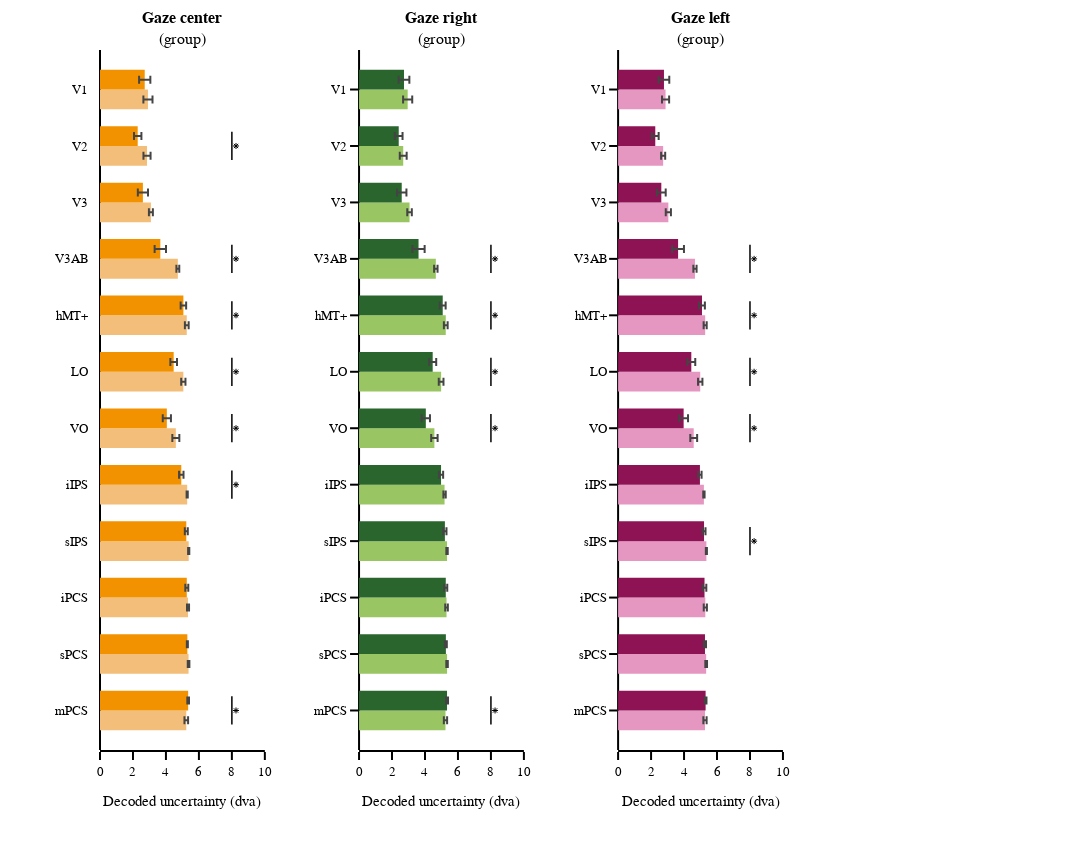

Notebook source saved alongside this figure:
### Code cell
# Subplot settings
rows, cols = 1, 4
row_heights, column_widths =  [1], [1,1,1,1]
sb_specs = [[{},{},{},{}]]
subplot_width, subplot_height = 300,700

fig_width, fig_height = 0, 0
for column_width in column_widths:fig_width += subplot_width*column_width
for row_height in row_heights: fig_height +=subplot_height*row_height
fig_width = fig_width + margin_l + margin_r
fig_height = fig_height + margin_t + margin_b

subplot_titles = ['<b>Gaze center</b><br>(group)'.format(subject),
                  '<b>Gaze right</b><br>(group)'.format(subject),
                  '<b>Gaze left</b><br>(group)'.format(subject)]

fig = make_subplots(rows=rows, cols=cols, specs=sb_specs, print_grid=False, vertical_spacing=0.04, horizontal_spacing=0.1,
                    column_widths=column_widths, row_heights=row_heights,  subplot_titles=subplot_titles)

# Draw figure
for gaze_task in gaze_tasks:
    if gaze_task == 'GazeCenter': 
        marker_colors, col = gc_colors, 1
    elif gaze_task == 'GazeLeft': 
        marker_colors, col = gl_colors, 2 
    elif gaze_task == 'GazeRight': 
        marker_colors, col = gr_colors, 3

    # get data
    df_stats.roi = pd.Categorical(df_stats.roi,categories=rois)
    x_af = df_stats_roi.loc[df_stats_roi.gaze_task==gaze_task].af_decoded_std_mean
    x_af_eb = df_stats_roi.loc[df_stats_roi.gaze_task==gaze_task].af_decoded_std_sem
    
    x_ab = df_stats_roi.loc[df_stats_roi.gaze_task==gaze_task].ab_decoded_std_mean
    x_ab_eb = df_stats_roi.loc[df_stats_roi.gaze_task==gaze_task].ab_decoded_std_sem
    
    # plot data
    fig.append_trace(go.Bar(y=y_rois, x=x_af, orientation='h', marker_color=marker_colors[1], 
                            hovertemplate=hover, showlegend=showlegend, 
                            legendgroup='attend-fix', name='<i>attend-fix<i>', 
                            error_x_type='data', error_x_symmetric=False, 
                            error_x_array=x_af_eb, error_x_arrayminus=x_af_eb),
                     row=1, col=col)
    
    fig.append_trace(go.Bar(y=y_rois, x=x_ab, orientation='h', marker_color=marker_colors[0], 
                            hovertemplate=hover, showlegend=showlegend, 
                            legendgroup='attend-bar', name='<i>attend-bar<i>',
                            error_x_type='data', error_x_symmetric=False, 
                            error_x_array=x_ab_eb, error_x_arrayminus=x_ab_eb),
                     row=1, col=col)
    
    # plot stats
#     p_flag = np.array(df_stats_roi.loc[df_stats_roi.gaze_task==gaze_task].ab_af_p_val_bilateral<0.05)
#     fig.append_trace(go.Scatter(x=np.max((x_af,x_ab),axis=0)[p_flag]+x_gap_line, y=y_rois[p_flag], marker_symbol='line-ns-open', 
#                                 showlegend=False, mode='markers', marker_color='black', hoverinfo='skip', marker_size= 15),row=1, col=col)

#     fig.append_trace(go.Scatter(x=np.max((x_af,x_ab),axis=0)[p_flag]+x_gap_asterisk, y=y_rois[p_flag], marker_symbol='asterisk-open',
#                                 showlegend=False, mode='markers', marker_color='black', hoverinfo='skip', marker_size= 10),row=1, col=col)

    
    p_flags = np.array(df_stats_roi.loc[df_stats_roi.gaze_task==gaze_task].ab_af_p_val_bilateral<0.05)
    for t, p_flag in enumerate(p_flags):
        if p_flag:
            y_line = np.linspace(y_rois[t]+0.25,y_rois[t]-0.25,10)
            x_line = y_line*0+x_stats_line
            fig.append_trace(go.Scatter(x=x_line,y=y_line, marker_symbol='line-ns-open', showlegend=False, line_width = 1.5,
                                        mode='lines', marker_color='black', hoverinfo='skip'),row=1, col=col)
            
            fig.append_trace(go.Scatter(x=x_line+x_gap_asterisk,
                                        y=[np.mean(y_line)], marker_symbol='asterisk-open', showlegend=False, 
                                        mode='markers', marker_color='black', hoverinfo='skip', marker_size=5),row=1, col=col)
    
    
    
# set figure axis
for xaxis in ['xaxis', 'xaxis2', 'xaxis3', 'xaxis4']:
    exec("fig.layout.update({}_range=xaxis_range)".format(xaxis))
    exec("fig.layout.update({}_title=xaxis_title)".format(xaxis))
    exec("fig.layout.update({}_tickvals=xaxis_tickvals)".format(xaxis))
    exec("fig.layout.update({}_ticktext=xaxis_ticktext)".format(xaxis))
    exec("fig.layout.update({}_zeroline=True)".format(xaxis))

for yaxis in ['yaxis', 'yaxis2', 'yaxis3', 'yaxis4']:
    exec("fig.layout.update({}_range=yaxis_range)".format(yaxis))
    exec("fig.layout.update({}_tickvals=yaxis_tickvals)".format(yaxis))
    exec("fig.layout.update({}_ticktext=yaxis_ticktext)".format(yaxis))

# set axis
for row in np.arange(rows):
    for col in np.arange(cols):
        fig.update_xaxes(visible=True, ticklen=8, linewidth=template_specs['axes_width'], row=row+1, col=col+1)

# set figure
fig.layout.update(yaxis_title='', yaxis_color = 'rgba(0,0,0,0)', yaxis_tickfont_color='black', bargap=0.3, template=fig_template, width=fig_width, height=fig_height, margin_l=margin_l, margin_r=margin_r, margin_t=margin_t, margin_b=margin_b,
                  legend_yanchor='top', legend_y=-0.15,legend_x=-0.05, legend_xanchor='left', legend_bgcolor='rgba(255,255,255,0)', legend_tracegroupgap=1)

# show and save figure
fig.show(config={"displayModeBar": False})
fig.write_image("{}/{}_decode_std.pdf".format(group_tsv_dir, subject))
fig.write_html("{}/{}_decode_std.html".format(group_tsv_dir, subject),config={"displayModeBar": False})

### Figure 1 — Plotly figure (JSON) as saved in the notebook; plotly's stock layout.template omitted (floating-point values rounded to 4 significant figures)
{"data": [{"error_x": {"array": [0.2762, 0.2154, 0.1196, 0.08671, 0.1144, 0.1293, 0.2121, 0.03481, 0.03627, 0.06234, 0.04947, 0.11], "arrayminus": [0.2762, 0.2154, 0.1196, 0.08671, 0.1144, 0.1293, 0.2121, 0.03481, 0.03627, 0.06234, 0.04947, 0.11], "symmetric": false, "type": "data"}, "hovertemplate": "ROI: %{y}<br>Decoded uncertainty: %{x:1.2f}", "legendgroup": "attend-fix", "marker": {"color": "rgba(242, 190, 121, 1)"}, "name": "<i>attend-fix<i>", "orientation": "h", "showlegend": false, "type": "bar", "x": [2.909, 2.852, 3.087, 4.722, 5.264, 5.055, 4.6, 5.289, 5.381, 5.339, 5.373, 5.234], "xaxis": "x", "y": [12, 11, 10, 9, 8, 7, 6, 5, 4, 3, 2, 1], "yaxis": "y"}, {"error_x": {"array": [0.3411, 0.2253, 0.3088, 0.3462, 0.167, 0.2009, 0.2485, 0.1347, 0.09037, 0.08988, 0.03137, 0.05146], "arrayminus": [0.3411, 0.2253, 0.3088, 0.3462, 0.167, 0.2009, 0.2485, 0.1347, 0.09037, 0.08988, 0.03137, 0.05146], "symmetric": false, "type": "data"}, "hovertemplate": "ROI: %{y}<br>Decoded uncertainty: %{x:1.2f}", "legendgroup": "attend-bar", "marker": {"color": "rgba(243, 146, 0, 1)"}, "name": "<i>attend-bar<i>", "orientation": "h", "showlegend": false, "type": "bar", "x": [2.713, 2.287, 2.602, 3.66, 5.059, 4.469, 4.055, 4.931, 5.235, 5.265, 5.299, 5.348], "xaxis": "x", "y": [12, 11, 10, 9, 8, 7, 6, 5, 4, 3, 2, 1], "yaxis": "y"}, {"hoverinfo": "skip", "line": {"width": 1.5}, "marker": {"color": "black", "symbol": "line-ns-open"}, "mode": "lines", "showlegend": false, "type": "scatter", "x": [8, 8, 8, 8, 8, 8, 8, 8, 8, 8], "xaxis": "x", "y": [11.25, 11.19, 11.14, 11.08, 11.03, 10.97, 10.92, 10.86, 10.81, 10.75], "yaxis": "y"}, {"hoverinfo": "skip", "marker": {"color": "black", "size": 5, "symbol": "asterisk-open"}, "mode": "markers", "showlegend": false, "type": "scatter", "x": [8.25, 8.25, 8.25, 8.25, 8.25, 8.25, 8.25, 8.25, 8.25, 8.25], "xaxis": "x", "y": [11], "yaxis": "y"}, {"hoverinfo": "skip", "line": {"width": 1.5}, "marker": {"color": "black", "symbol": "line-ns-open"}, "mode": "lines", "showlegend": false, "type": "scatter", "x": [8, 8, 8, 8, 8, 8, 8, 8, 8, 8], "xaxis": "x", "y": [9.25, 9.194, 9.139, 9.083, 9.028, 8.972, 8.917, 8.861, 8.806, 8.75], "yaxis": "y"}, {"hoverinfo": "skip", "marker": {"color": "black", "size": 5, "symbol": "asterisk-open"}, "mode": "markers", "showlegend": false, "type": "scatter", "x": [8.25, 8.25, 8.25, 8.25, 8.25, 8.25, 8.25, 8.25, 8.25, 8.25], "xaxis": "x", "y": [9], "yaxis": "y"}, {"hoverinfo": "skip", "line": {"width": 1.5}, "marker": {"color": "black", "symbol": "line-ns-open"}, "mode": "lines", "showlegend": false, "type": "scatter", "x": [8, 8, 8, 8, 8, 8, 8, 8, 8, 8], "xaxis": "x", "y": [8.25, 8.194, 8.139, 8.083, 8.028, 7.972, 7.917, 7.861, 7.806, 7.75], "yaxis": "y"}, {"hoverinfo": "skip", "marker": {"color": "black", "size": 5, "symbol": "asterisk-open"}, "mode": "markers", "showlegend": false, "type": "scatter", "x": [8.25, 8.25, 8.25, 8.25, 8.25, 8.25, 8.25, 8.25, 8.25, 8.25], "xaxis": "x", "y": [8], "yaxis": "y"}, {"hoverinfo": "skip", "line": {"width": 1.5}, "marker": {"color": "black", "symbol": "line-ns-open"}, "mode": "lines", "showlegend": false, "type": "scatter", "x": [8, 8, 8, 8, 8, 8, 8, 8, 8, 8], "xaxis": "x", "y": [7.25, 7.194, 7.139, 7.083, 7.028, 6.972, 6.917, 6.861, 6.806, 6.75], "yaxis": "y"}, {"hoverinfo": "skip", "marker": {"color": "black", "size": 5, "symbol": "asterisk-open"}, "mode": "markers", "showlegend": false, "type": "scatter", "x": [8.25, 8.25, 8.25, 8.25, 8.25, 8.25, 8.25, 8.25, 8.25, 8.25], "xaxis": "x", "y": [7], "yaxis": "y"}, {"hoverinfo": "skip", "line": {"width": 1.5}, "marker": {"color": "black", "symbol": "line-ns-open"}, "mode": "lines", "showlegend": false, "type": "scatter", "x": [8, 8, 8, 8, 8, 8, 8, 8, 8, 8], "xaxis": "x", "y": [6.25, 6.194, 6.139, 6.083, 6.028, 5.972, 5.917, 5.861, 5.806, 5.75], "yaxis": "y"}, {"hoverinfo": "skip", "marker": {"color": "black", "size": 5, "symbol": "asterisk-open"}, "mode": "markers", "showlegend": false, "type": "scatter", "x": [8.25, 8.25, 8.25, 8.25, 8.25, 8.25, 8.25, 8.25, 8.25, 8.25], "xaxis": "x", "y": [6], "yaxis": "y"}, {"hoverinfo": "skip", "line": {"width": 1.5}, "marker": {"color": "black", "symbol": "line-ns-open"}, "mode": "lines", "showlegend": false, "type": "scatter", "x": [8, 8, 8, 8, 8, 8, 8, 8, 8, 8], "xaxis": "x", "y": [5.25, 5.194, 5.139, 5.083, 5.028, 4.972, 4.917, 4.861, 4.806, 4.75], "yaxis": "y"}, {"hoverinfo": "skip", "marker": {"color": "black", "size": 5, "symbol": "asterisk-open"}, "mode": "markers", "showlegend": false, "type": "scatter", "x": [8.25, 8.25, 8.25, 8.25, 8.25, 8.25, 8.25, 8.25, 8.25, 8.25], "xaxis": "x", "y": [5], "yaxis": "y"}, {"hoverinfo": "skip", "line": {"width": 1.5}, "marker": {"color": "black", "symbol": "line-ns-open"}, "mode": "lines", "showlegend": false, "type": "scatter", "x": [8, 8, 8, 8, 8, 8, 8, 8, 8, 8], "xaxis": "x", "y": [1.25, 1.194, 1.139, 1.083, 1.028, 0.9722, 0.9167, 0.8611, 0.8056, 0.75], "yaxis": "y"}, {"hoverinfo": "skip", "marker": {"color": "black", "size": 5, "symbol": "asterisk-open"}, "mode": "markers", "showlegend": false, "type": "scatter", "x": [8.25, 8.25, 8.25, 8.25, 8.25, 8.25, 8.25, 8.25, 8.25, 8.25], "xaxis": "x", "y": [1], "yaxis": "y"}, {"error_x": {"array": [0.2766, 0.2089, 0.1384, 0.1038, 0.1142, 0.143, 0.1945, 0.07051, 0.04209, 0.07959, 0.04539, 0.09906], "arrayminus": [0.2766, 0.2089, 0.1384, 0.1038, 0.1142, 0.143, 0.1945, 0.07051, 0.04209, 0.07959, 0.04539, 0.09906], "symmetric": false, "type": "data"}, "hovertemplate": "ROI: %{y}<br>Decoded uncertainty: %{x:1.2f}", "legendgroup": "attend-fix", "marker": {"color": "rgba(153, 198, 98, 1)"}, "name": "<i>attend-fix<i>", "orientation": "h", "showlegend": false, "type": "bar", "x": [2.95, 2.679, 3.063, 4.657, 5.26, 4.979, 4.571, 5.188, 5.337, 5.307, 5.339, 5.243], "xaxis": "x2", "y": [12, 11, 10, 9, 8, 7, 6, 5, 4, 3, 2, 1], "yaxis": "y2"}, {"error_x": {"array": [0.3255, 0.2319, 0.2857, 0.37, 0.1779, 0.2142, 0.2522, 0.1269, 0.09634, 0.08984, 0.05711, 0.05983], "arrayminus": [0.3255, 0.2319, 0.2857, 0.37, 0.1779, 0.2142, 0.2522, 0.1269, 0.09634, 0.08984, 0.05711, 0.05983], "symmetric": false, "type": "data"}, "hovertemplate": "ROI: %{y}<br>Decoded uncertainty: %{x:1.2f}", "legendgroup": "attend-bar", "marker": {"color": "rgba(41, 101, 44, 1)"}, "name": "<i>attend-bar<i>", "orientation": "h", "showlegend": false, "type": "bar", "x": [2.726, 2.406, 2.589, 3.609, 5.075, 4.467, 4.05, 4.974, 5.207, 5.26, 5.267, 5.337], "xaxis": "x2", "y": [12, 11, 10, 9, 8, 7, 6, 5, 4, 3, 2, 1], "yaxis": "y2"}, {"hoverinfo": "skip", "line": {"width": 1.5}, "marker": {"color": "black", "symbol": "line-ns-open"}, "mode": "lines", "showlegend": false, "type": "scatter", "x": [8, 8, 8, 8, 8, 8, 8, 8, 8, 8], "xaxis": "x2", "y": [9.25, 9.194, 9.139, 9.083, 9.028, 8.972, 8.917, 8.861, 8.806, 8.75], "yaxis": "y2"}, {"hoverinfo": "skip", "marker": {"color": "black", "size": 5, "symbol": "asterisk-open"}, "mode": "markers", "showlegend": false, "type": "scatter", "x": [8.25, 8.25, 8.25, 8.25, 8.25, 8.25, 8.25, 8.25, 8.25, 8.25], "xaxis": "x2", "y": [9], "yaxis": "y2"}, {"hoverinfo": "skip", "line": {"width": 1.5}, "marker": {"color": "black", "symbol": "line-ns-open"}, "mode": "lines", "showlegend": false, "type": "scatter", "x": [8, 8, 8, 8, 8, 8, 8, 8, 8, 8], "xaxis": "x2", "y": [8.25, 8.194, 8.139, 8.083, 8.028, 7.972, 7.917, 7.861, 7.806, 7.75], "yaxis": "y2"}, {"hoverinfo": "skip", "marker": {"color": "black", "size": 5, "symbol": "asterisk-open"}, "mode": "markers", "showlegend": false, "type": "scatter", "x": [8.25, 8.25, 8.25, 8.25, 8.25, 8.25, 8.25, 8.25, 8.25, 8.25], "xaxis": "x2", "y": [8], "yaxis": "y2"}, {"hoverinfo": "skip", "line": {"width": 1.5}, "marker": {"color": "black", "symbol": "line-ns-open"}, "mode": "lines", "showlegend": false, "type": "scatter", "x": [8, 8, 8, 8, 8, 8, 8, 8, 8, 8], "xaxis": "x2", "y": [7.25, 7.194, 7.139, 7.083, 7.028, 6.972, 6.917, 6.861, 6.806, 6.75], "yaxis": "y2"}, {"hoverinfo": "skip", "marker": {"color": "black", "size": 5, "symbol": "asterisk-open"}, "mode": "markers", "showlegend": false, "type": "scatter", "x": [8.25, 8.25, 8.25, 8.25, 8.25, 8.25, 8.25, 8.25, 8.25, 8.25], "xaxis": "x2", "y": [7], "yaxis": "y2"}, {"hoverinfo": "skip", "line": {"width": 1.5}, "marker": {"color": "black", "symbol": "line-ns-open"}, "mode": "lines", "showlegend": false, "type": "scatter", "x": [8, 8, 8, 8, 8, 8, 8, 8, 8, 8], "xaxis": "x2", "y": [6.25, 6.194, 6.139, 6.083, 6.028, 5.972, 5.917, 5.861, 5.806, 5.75], "yaxis": "y2"}, {"hoverinfo": "skip", "marker": {"color": "black", "size": 5, "symbol": "asterisk-open"}, "mode": "markers", "showlegend": false, "type": "scatter", "x": [8.25, 8.25, 8.25, 8.25, 8.25, 8.25, 8.25, 8.25, 8.25, 8.25], "xaxis": "x2", "y": [6], "yaxis": "y2"}, {"hoverinfo": "skip", "line": {"width": 1.5}, "marker": {"color": "black", "symbol": "line-ns-open"}, "mode": "lines", "showlegend": false, "type": "scatter", "x": [8, 8, 8, 8, 8, 8, 8, 8, 8, 8], "xaxis": "x2", "y": [1.25, 1.194, 1.139, 1.083, 1.028, 0.9722, 0.9167, 0.8611, 0.8056, 0.75], "yaxis": "y2"}, {"hoverinfo": "skip", "marker": {"color": "black", "size": 5, "symbol": "asterisk-open"}, "mode": "markers", "showlegend": false, "type": "scatter", "x": [8.25, 8.25, 8.25, 8.25, 8.25, 8.25, 8.25, 8.25, 8.25, 8.25], "xaxis": "x2", "y": [1], "yaxis": "y2"}, {"error_x": {"array": [0.2166, 0.124, 0.1563, 0.09785, 0.09316, 0.1332, 0.2079, 0.04036, 0.03267, 0.09618, 0.05113, 0.09896], "arrayminus": [0.2166, 0.124, 0.1563, 0.09785, 0.09316, 0.1332, 0.2079, 0.04036, 0.03267, 0.09618, 0.05113, 0.09896], "symmetric": false, "type": "data"}, "hovertemplate": "ROI: %{y}<br>Decoded uncertainty: %{x:1.2f}", "legendgroup": "attend-fix", "marker": {"color": "rgba(230, 151, 193, 1)"}, "name": "<i>attend-fix<i>", "orientation": "h", "showlegend": false, "type": "bar", "x": [2.879, 2.733, 3.048, 4.663, 5.282, 4.982, 4.587, 5.205, 5.355, 5.291, 5.343, 5.271], "xaxis": "x3", "y": [12, 11, 10, 9, 8, 7, 6, 5, 4, 3, 2, 1], "yaxis": "y3"}, {"error_x": {"array": [0.322, 0.2042, 0.2663, 0.3552, 0.1764, 0.2395, 0.2657, 0.1005, 0.08953, 0.1088, 0.06281, 0.0514], "arrayminus": [0.322, 0.2042, 0.2663, 0.3552, 0.1764, 0.2395, 0.2657, 0.1005, 0.08953, 0.1088, 0.06281, 0.0514], "symmetric": false, "type": "data"}, "hovertemplate": "ROI: %{y}<br>Decoded uncertainty: %{x:1.2f}", "legendgroup": "attend-bar", "marker": {"color": "rgba(142, 19, 84, 1)"}, "name": "<i>attend-bar<i>", "orientation": "h", "showlegend": false, "type": "bar", "x": [2.783, 2.255, 2.622, 3.64, 5.089, 4.441, 3.976, 4.964, 5.213, 5.242, 5.27, 5.309], "xaxis": "x3", "y": [12, 11, 10, 9, 8, 7, 6, 5, 4, 3, 2, 1], "yaxis": "y3"}, {"hoverinfo": "skip", "line": {"width": 1.5}, "marker": {"color": "black", "symbol": "line-ns-open"}, "mode": "lines", "showlegend": false, "type": "scatter", "x": [8, 8, 8, 8, 8, 8, 8, 8, 8, 8], "xaxis": "x3", "y": [9.25, 9.194, 9.139, 9.083, 9.028, 8.972, 8.917, 8.861, 8.806, 8.75], "yaxis": "y3"}, {"hoverinfo": "skip", "marker": {"color": "black", "size": 5, "symbol": "asterisk-open"}, "mode": "markers", "showlegend": false, "type": "scatter", "x": [8.25, 8.25, 8.25, 8.25, 8.25, 8.25, 8.25, 8.25, 8.25, 8.25], "xaxis": "x3", "y": [9], "yaxis": "y3"}, {"hoverinfo": "skip", "line": {"width": 1.5}, "marker": {"color": "black", "symbol": "line-ns-open"}, "mode": "lines", "showlegend": false, "type": "scatter", "x": [8, 8, 8, 8, 8, 8, 8, 8, 8, 8], "xaxis": "x3", "y": [8.25, 8.194, 8.139, 8.083, 8.028, 7.972, 7.917, 7.861, 7.806, 7.75], "yaxis": "y3"}, {"hoverinfo": "skip", "marker": {"color": "black", "size": 5, "symbol": "asterisk-open"}, "mode": "markers", "showlegend": false, "type": "scatter", "x": [8.25, 8.25, 8.25, 8.25, 8.25, 8.25, 8.25, 8.25, 8.25, 8.25], "xaxis": "x3", "y": [8], "yaxis": "y3"}, {"hoverinfo": "skip", "line": {"width": 1.5}, "marker": {"color": "black", "symbol": "line-ns-open"}, "mode": "lines", "showlegend": false, "type": "scatter", "x": [8, 8, 8, 8, 8, 8, 8, 8, 8, 8], "xaxis": "x3", "y": [7.25, 7.194, 7.139, 7.083, 7.028, 6.972, 6.917, 6.861, 6.806, 6.75], "yaxis": "y3"}, {"hoverinfo": "skip", "marker": {"color": "black", "size": 5, "symbol": "asterisk-open"}, "mode": "markers", "showlegend": false, "type": "scatter", "x": [8.25, 8.25, 8.25, 8.25, 8.25, 8.25, 8.25, 8.25, 8.25, 8.25], "xaxis": "x3", "y": [7], "yaxis": "y3"}, {"hoverinfo": "skip", "line": {"width": 1.5}, "marker": {"color": "black", "symbol": "line-ns-open"}, "mode": "lines", "showlegend": false, "type": "scatter", "x": [8, 8, 8, 8, 8, 8, 8, 8, 8, 8], "xaxis": "x3", "y": [6.25, 6.194, 6.139, 6.083, 6.028, 5.972, 5.917, 5.861, 5.806, 5.75], "yaxis": "y3"}, {"hoverinfo": "skip", "marker": {"color": "black", "size": 5, "symbol": "asterisk-open"}, "mode": "markers", "showlegend": false, "type": "scatter", "x": [8.25, 8.25, 8.25, 8.25, 8.25, 8.25, 8.25, 8.25, 8.25, 8.25], "xaxis": "x3", "y": [6], "yaxis": "y3"}, {"hoverinfo": "skip", "line": {"width": 1.5}, "marker": {"color": "black", "symbol": "line-ns-open"}, "mode": "lines", "showlegend": false, "type": "scatter", "x": [8, 8, 8, 8, 8, 8, 8, 8, 8, 8], "xaxis": "x3", "y": [4.25, 4.194, 4.139, 4.083, 4.028, 3.972, 3.917, 3.861, 3.806, 3.75], "yaxis": "y3"}, {"hoverinfo": "skip", "marker": {"color": "black", "size": 5, "symbol": "asterisk-open"}, "mode": "markers", "showlegend": false, "type": "scatter", "x": [8.25, 8.25, 8.25, 8.25, 8.25, 8.25, 8.25, 8.25, 8.25, 8.25], "xaxis": "x3", "y": [4], "yaxis": "y3"}], "layout": {"annotations": [{"font": {"size": 16}, "showarrow": false, "text": "<b>Gaze center</b><br>(group)", "x": 0.0875, "xanchor": "center", "xref": "paper", "y": 1, "yanchor": "bottom", "yref": "paper"}, {"font": {"size": 16}, "showarrow": false, "text": "<b>Gaze right</b><br>(group)", "x": 0.3625, "xanchor": "center", "xref": "paper", "y": 1, "yanchor": "bottom", "yref": "paper"}, {"font": {"size": 16}, "showarrow": false, "text": "<b>Gaze left</b><br>(group)", "x": 0.6375, "xanchor": "center", "xref": "paper", "y": 1, "yanchor": "bottom", "yref": "paper"}], "bargap": 0.3, "height": 850, "legend": {"bgcolor": "rgba(255,255,255,0)", "tracegroupgap": 1, "x": -0.05, "xanchor": "left", "y": -0.15, "yanchor": "top"}, "margin": {"b": 100, "l": 100, "r": 50, "t": 50}, "width": 1350, "xaxis": {"anchor": "y", "domain": [0, 0.175], "linewidth": 2, "range": [0, 10], "ticklen": 8, "ticktext": ["0", "2", "4", "6", "8", "10"], "tickvals": [0, 2, 4, 6, 8, 10], "title": {"text": "Decoded uncertainty (dva)"}, "type": "linear", "visible": true, "zeroline": true}, "xaxis2": {"anchor": "y2", "domain": [0.275, 0.45], "linewidth": 2, "range": [0, 10], "ticklen": 8, "ticktext": ["0", "2", "4", "6", "8", "10"], "tickvals": [0, 2, 4, 6, 8, 10], "title": {"text": "Decoded uncertainty (dva)"}, "type": "linear", "visible": true, "zeroline": true}, "xaxis3": {"anchor": "y3", "domain": [0.55, 0.725], "linewidth": 2, "range": [0, 10], "ticklen": 8, "ticktext": ["0", "2", "4", "6", "8", "10"], "tickvals": [0, 2, 4, 6, 8, 10], "title": {"text": "Decoded uncertainty (dva)"}, "type": "linear", "visible": true, "zeroline": true}, "xaxis4": {"anchor": "y4", "domain": [0.825, 1], "linewidth": 2, "range": [0, 10], "ticklen": 8, "ticktext": ["0", "2", "4", "6", "8", "10"], "tickvals": [0, 2, 4, 6, 8, 10], "title": {"text": "Decoded uncertainty (dva)"}, "visible": true, "zeroline": true}, "yaxis": {"anchor": "x", "color": "rgba(0, 0, 0, 0)", "domain": [0, 1], "range": [0.3, 12.7], "tickfont": {"color": "black"}, "ticktext": ["V1", "V2", "V3", "V3AB", "hMT+", "LO", "VO", "iIPS", "sIPS", "iPCS", "sPCS", "mPCS"], "tickvals": [12, 11, 10, 9, 8, 7, 6, 5, 4, 3, 2, 1], "title": {"text": ""}, "type": "linear"}, "yaxis2": {"anchor": "x2", "domain": [0, 1], "range": [0.3, 12.7], "ticktext": ["V1", "V2", "V3", "V3AB", "hMT+", "LO", "VO", "iIPS", "sIPS", "iPCS", "sPCS", "mPCS"], "tickvals": [12, 11, 10, 9, 8, 7, 6, 5, 4, 3, 2, 1], "type": "linear"}, "yaxis3": {"anchor": "x3", "domain": [0, 1], "range": [0.3, 12.7], "ticktext": ["V1", "V2", "V3", "V3AB", "hMT+", "LO", "VO", "iIPS", "sIPS", "iPCS", "sPCS", "mPCS"], "tickvals": [12, 11, 10, 9, 8, 7, 6, 5, 4, 3, 2, 1], "type": "linear"}, "yaxis4": {"anchor": "x4", "domain": [0, 1], "range": [0.3, 12.7], "ticktext": ["V1", "V2", "V3", "V3AB", "hMT+", "LO", "VO", "iIPS", "sIPS", "iPCS", "sPCS", "mPCS"], "tickvals": [12, 11, 10, 9, 8, 7, 6, 5, 4, 3, 2, 1]}}}
